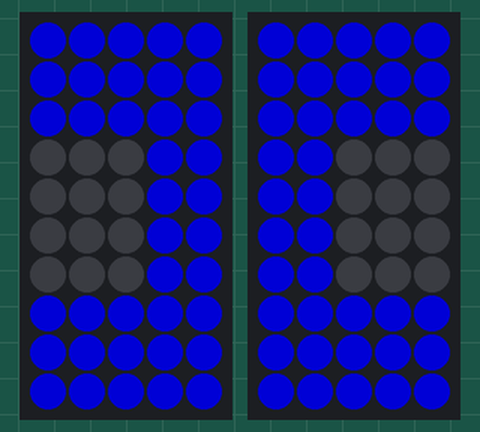
The sketch below on a simulated ESP8266 (NodeMCU). On the bench: 2 × 5×10 RGB LED matrix (first LED top left, wired row by row). Dim RGB values are drawn brighter than linear; random numbers use the default seed unless the sketch sets one.

Above: at 2.6 s.
At 25.3 s:
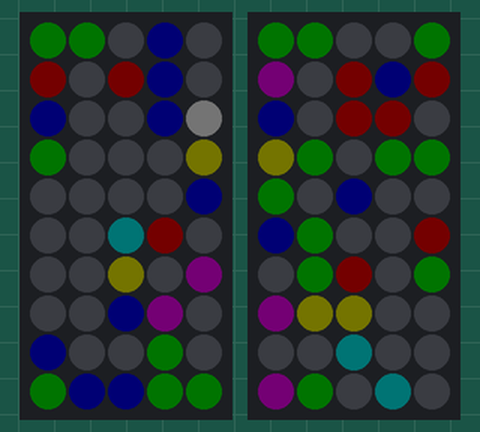
At 28.4 s:
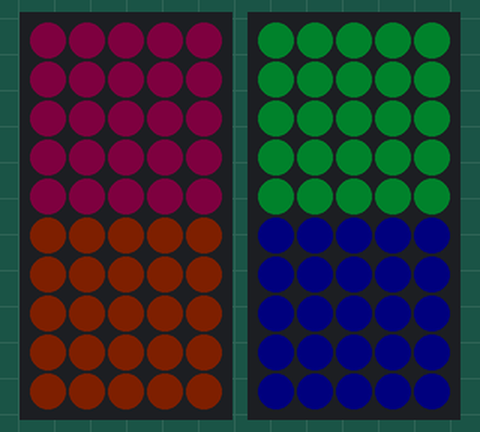
At 31.4 s:
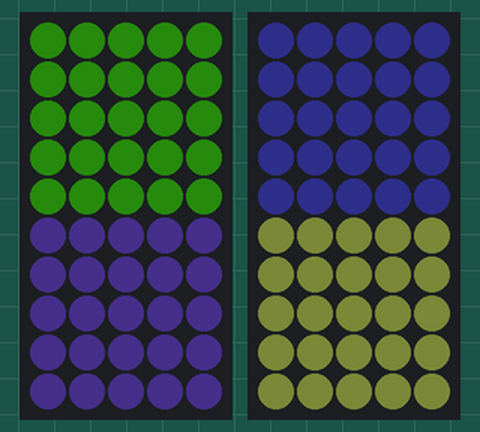
At 34.4 s:
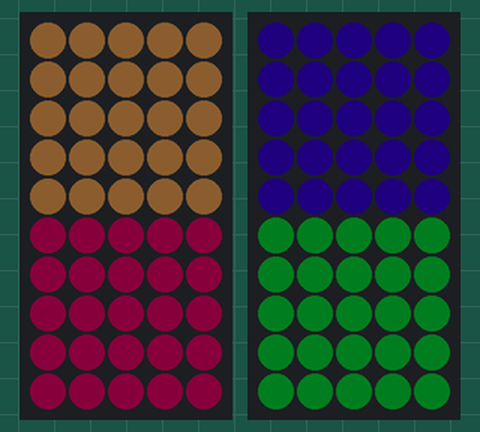
At 38.4 s:
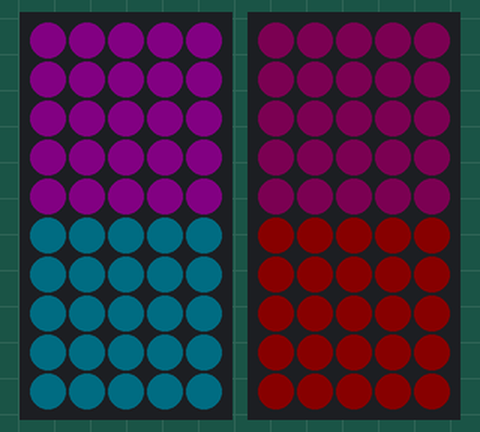

Measured:
- what the display in image 0 shows lasts 1.1 s, from 2.6 s to 3.7 s
- what the display in image 1 shows lasts 3.1 s, from 25.2 s to 28.3 s
- what the display in image 2 shows lasts 1.0 s, from 28.3 s to 29.3 s

The sketch:

led_board_new.ino
```cpp
#include <Adafruit_GFX.h>
#include <Adafruit_NeoPixel.h>
#include <Adafruit_NeoMatrix.h>

#define LEFT_PIN D5
#define RIGHT_PIN D6

int displayArray[10][10][3] = {{0, 0, 0}};

Adafruit_NeoMatrix leftMatrix = Adafruit_NeoMatrix(
  5,
  10,
  LEFT_PIN,
  NEO_MATRIX_BOTTOM  + NEO_MATRIX_LEFT +
  NEO_MATRIX_COLUMNS + NEO_MATRIX_ZIGZAG,
  NEO_GRB            + NEO_KHZ800);
Adafruit_NeoMatrix rightMatrix = Adafruit_NeoMatrix(
  5,
  10,
  RIGHT_PIN,
  NEO_MATRIX_TOP  + NEO_MATRIX_RIGHT +
  NEO_MATRIX_COLUMNS + NEO_MATRIX_ZIGZAG,
  NEO_GRB            + NEO_KHZ800);

void setup() {
  leftMatrix.begin();
  rightMatrix.begin();
  randomSeed(1989);
}

void changePixel(int x, int y, int r, int g, int b) {
  displayArray[x][y][0] = r;
  displayArray[x][y][1] = g;
  displayArray[x][y][2] = b;
}

void clearBoard() {
  for(int x = 0; x < 10; x++) {
    for(int y = 0; y < 10; y++) {
      changePixel(x, y, 0, 0, 0);
    }
  }
  displayBoard();
}

void displayBoard() {
  for(int x = 0; x < 10; x++){
    for(int y = 0; y < 10; y++) {
      int r = displayArray[x][y][0];
      int g = displayArray[x][y][1];
      int b = displayArray[x][y][2];
      if(x < 5) {
        leftMatrix.drawPixel(x, y, leftMatrix.Color(r, g, b));
      }
      else {
        rightMatrix.drawPixel(x-5, y, rightMatrix.Color(r, g, b));
      }
    }
  }
  leftMatrix.show();
  rightMatrix.show();
}


void drawSquares(int max_runs) {
  for(int count = 0; count < max_runs; count ++) {
    // Top left
  int r = random(80);
  int g = random(80);
  int b = random(80);
  for(int x = 0; x < 5; x++) {
    for(int y = 0; y < 5; y++) {
      changePixel(x, y, r, g, b);
    }
  }

  // Top right
  r = random(80);
  g = random(80);
  b = random(80);
  for(int x = 5; x < 10; x++) {
    for(int y = 0; y < 5; y++) {
      changePixel(x, y, r, g, b);
    }
  }


  // Bottom left
  r = random(80);
  g = random(80);
  b = random(80);
  for(int x = 0; x < 5; x++) {
    for(int y = 5; y < 10; y++) {
      changePixel(x, y, r, g, b);
    }
  }

  // Bottom right
  r = random(80);
  g = random(80);
  b = random(80);
  for(int x = 5; x < 10; x++) {
    for(int y = 5; y < 10; y++) {
      changePixel(x, y, r, g, b);
    }
  }

  // Display it
  displayBoard();
  delay(1000);
  }
}

void drawRandomColors(int max_runs) {
  for(int count = 0; count < max_runs; count ++) {
    for(int x = 0; x < 10; x++) {
      for(int y = 0; y < 10; y++) {
        changePixel(y, x, random(30), random(30), random(30));
        displayBoard();
        delay(50);
      }
    }
    delay(3000);
  }
}
void drawIBM() {
  for(int fadeNum = 0; fadeNum < 200; fadeNum ++){
    // I
    changePixel(0,0, 0, 0, fadeNum);
    changePixel(0,1, 0, 0, fadeNum);
    changePixel(0,2, 0, 0, fadeNum);
    changePixel(1,0, 0, 0, fadeNum);
    changePixel(1,1, 0, 0, fadeNum);
    changePixel(1,2, 0, 0, fadeNum);
    changePixel(2,0, 0, 0, fadeNum);
    changePixel(2,1, 0, 0, fadeNum);
    changePixel(2,2, 0, 0, fadeNum);
    changePixel(3,0, 0, 0, fadeNum);
    changePixel(3,1, 0, 0, fadeNum);
    changePixel(3,2, 0, 0, fadeNum);
    changePixel(4,0, 0, 0, fadeNum);
    changePixel(4,1, 0, 0, fadeNum);
    changePixel(4,2, 0, 0, fadeNum);
    changePixel(5,0, 0, 0, fadeNum);
    changePixel(5,1, 0, 0, fadeNum);
    changePixel(5,2, 0, 0, fadeNum);
    changePixel(6,0, 0, 0, fadeNum);
    changePixel(6,1, 0, 0, fadeNum);
    changePixel(6,2, 0, 0, fadeNum);
    changePixel(7,0, 0, 0, fadeNum);
    changePixel(7,1, 0, 0, fadeNum);
    changePixel(7,2, 0, 0, fadeNum);
    changePixel(8,0, 0, 0, fadeNum);
    changePixel(8,1, 0, 0, fadeNum);
    changePixel(8,2, 0, 0, fadeNum);
    changePixel(9,0, 0, 0, fadeNum);
    changePixel(9,1, 0, 0, fadeNum);
    changePixel(9,2, 0, 0, fadeNum);
    changePixel(3,3, 0, 0, fadeNum);
    changePixel(4,3, 0, 0, fadeNum);
    changePixel(5,3, 0, 0, fadeNum);
    changePixel(6,3, 0, 0, fadeNum);
    changePixel(3,4, 0, 0, fadeNum);
    changePixel(4,4, 0, 0, fadeNum);
    changePixel(5,4, 0, 0, fadeNum);
    changePixel(6,4, 0, 0, fadeNum);
    changePixel(3,5, 0, 0, fadeNum);
    changePixel(4,5, 0, 0, fadeNum);
    changePixel(5,5, 0, 0, fadeNum);
    changePixel(6,5, 0, 0, fadeNum);
    changePixel(3,6, 0, 0, fadeNum);
    changePixel(4,6, 0, 0, fadeNum);
    changePixel(5,6, 0, 0, fadeNum);
    changePixel(6,6, 0, 0, fadeNum);
    changePixel(0,7, 0, 0, fadeNum);
    changePixel(0,8, 0, 0, fadeNum);
    changePixel(0,9, 0, 0, fadeNum);
    changePixel(1,7, 0, 0, fadeNum);
    changePixel(1,8, 0, 0, fadeNum);
    changePixel(1,9, 0, 0, fadeNum);
    changePixel(2,7, 0, 0, fadeNum);
    changePixel(2,8, 0, 0, fadeNum);
    changePixel(2,9, 0, 0, fadeNum);
    changePixel(3,7, 0, 0, fadeNum);
    changePixel(3,8, 0, 0, fadeNum);
    changePixel(3,9, 0, 0, fadeNum);
    changePixel(4,7, 0, 0, fadeNum);
    changePixel(4,8, 0, 0, fadeNum);
    changePixel(4,9, 0, 0, fadeNum);
    changePixel(5,7, 0, 0, fadeNum);
    changePixel(5,8, 0, 0, fadeNum);
    changePixel(5,9, 0, 0, fadeNum);
    changePixel(6,7, 0, 0, fadeNum);
    changePixel(6,8, 0, 0, fadeNum);
    changePixel(6,9, 0, 0, fadeNum);
    changePixel(7,7, 0, 0, fadeNum);
    changePixel(7,8, 0, 0, fadeNum);
    changePixel(7,9, 0, 0, fadeNum);
    changePixel(8,7, 0, 0, fadeNum);
    changePixel(8,8, 0, 0, fadeNum);
    changePixel(8,9, 0, 0, fadeNum);
    changePixel(9,7, 0, 0, fadeNum);
    changePixel(9,8, 0, 0, fadeNum);
    changePixel(9,9, 0, 0, fadeNum);
    displayBoard();
    delay(10);
  }
  delay(1000);
  for(int fadeNum = 0; fadeNum < 200; fadeNum ++){
    // B
    for(int x = 0; x < 10; x++) {
      for(int y = 0; y < 10; y++) {
        changePixel(x, y, 0, 0, fadeNum);
      }
    }
    changePixel(8,0, 0, 0, 0);
    changePixel(9,0, 0, 0, 0);
    changePixel(9,4, 0, 0, 0);
    changePixel(9,5, 0, 0, 0);
    changePixel(9,9, 0, 0, 0);
    changePixel(2,2, 0, 0, 0);
    changePixel(3,2, 0, 0, 0);
    changePixel(4,2, 0, 0, 0);
    changePixel(5,2, 0, 0, 0);
    changePixel(6,2, 0, 0, 0);
    changePixel(2,3, 0, 0, 0);
    changePixel(3,3, 0, 0, 0);
    changePixel(4,3, 0, 0, 0);
    changePixel(5,3, 0, 0, 0);
    changePixel(2,6, 0, 0, 0);
    changePixel(3,6, 0, 0, 0);
    changePixel(4,6, 0, 0, 0);
    changePixel(5,6, 0, 0, 0);
    changePixel(6,6, 0, 0, 0);
    changePixel(7,6, 0, 0, 0);
    changePixel(2,7, 0, 0, 0);
    changePixel(3,7, 0, 0, 0);
    changePixel(4,7, 0, 0, 0);
    changePixel(5,7, 0, 0, 0);
    changePixel(6,7, 0, 0, 0);
    displayBoard();
    delay(10);
  }
  delay(1000);
  clearBoard();
  for(int fadeNum = 0; fadeNum < 200; fadeNum ++){
    // M
    for(int y = 0; y < 10; y++) {
      for(int x = 0; x < 3; x++) {
        changePixel(x, y, 0, 0, fadeNum);
      }
    }
    changePixel(3,2, 0, 0, fadeNum);
    changePixel(3,3, 0, 0, fadeNum);
    changePixel(3,4, 0, 0, fadeNum);
    changePixel(4,3, 0, 0, fadeNum);
    changePixel(4,4, 0, 0, fadeNum);
    changePixel(4,5, 0, 0, fadeNum);
    changePixel(5,3, 0, 0, fadeNum);
    changePixel(5,4, 0, 0, fadeNum);
    changePixel(5,5, 0, 0, fadeNum);
    changePixel(6,2, 0, 0, fadeNum);
    changePixel(6,3, 0, 0, fadeNum);
    changePixel(6,4, 0, 0, fadeNum);
    for(int y = 0; y < 10; y++) {
      for(int x = 7; x < 10; x++) {
        changePixel(x, y, 0, 0, fadeNum);
      }
    }
    displayBoard();
    delay(10);
  }
  delay(1000);
}

void drawWatson() {
  clearBoard();
  // Draw on
  changePixel(5, 0, 31, 154, 236);
  displayBoard();
  delay(80);
  changePixel(2, 1, 31, 154, 236);
  displayBoard();
  delay(80);
  changePixel(5, 1, 31, 154, 236);
  displayBoard();
  delay(80);
  changePixel(8, 1, 31, 154, 236);
  displayBoard();
  delay(80);
  changePixel(3, 2, 31, 154, 236);
  displayBoard();
  delay(80);
  changePixel(5, 2, 31, 154, 236);
  displayBoard();
  delay(80);
  changePixel(7, 2, 31, 154, 236);
  displayBoard();
  delay(80);
  changePixel(0, 3, 31, 154, 236);
  displayBoard();
  delay(80);
  changePixel(9, 3, 31, 154, 236);
  displayBoard();
  delay(80);
  changePixel(1, 4, 31, 154, 236);
  displayBoard();
  delay(80);
  changePixel(4, 4, 31, 154, 236);
  displayBoard();
  delay(80);
  changePixel(5, 4, 31, 154, 236);
  displayBoard();
  delay(80);
  changePixel(8, 4, 31, 154, 236);
  displayBoard();
  delay(80);
  changePixel(3, 5, 31, 154, 236);
  displayBoard();
  delay(80);
  changePixel(6, 5, 31, 154, 236);
  displayBoard();
  delay(80);
  changePixel(2, 6, 31, 154, 236);
  displayBoard();
  delay(80);
  changePixel(7, 6, 31, 154, 236);
  displayBoard();
  delay(80);
  changePixel(2, 7, 31, 154, 236);
  displayBoard();
  delay(80);
  changePixel(7, 7, 31, 154, 236);
  displayBoard();
  delay(80);
  changePixel(3, 8, 31, 154, 236);
  displayBoard();
  delay(80);
  changePixel(6, 8, 31, 154, 236);
  displayBoard();
  delay(80);
  changePixel(4, 9, 31, 154, 236);
  displayBoard();
  delay(80);
  changePixel(5, 9, 31, 154, 236);
  displayBoard();
  delay(80);

  // Pause
  delay(5000);

  // Draw out
  changePixel(5, 0, 0, 0, 0);
  displayBoard();
  delay(80);
  changePixel(2, 1, 0, 0, 0);
  displayBoard();
  delay(80);
  changePixel(5, 1, 0, 0, 0);
  displayBoard();
  delay(80);
  changePixel(8, 1, 0, 0, 0);
  displayBoard();
  delay(80);
  changePixel(3, 2, 0, 0, 0);
  displayBoard();
  delay(80);
  changePixel(5, 2, 0, 0, 0);
  displayBoard();
  delay(80);
  changePixel(7, 2, 0, 0, 0);
  displayBoard();
  delay(80);
  changePixel(0, 3, 0, 0, 0);
  displayBoard();
  delay(80);
  changePixel(9, 3, 0, 0, 0);
  displayBoard();
  delay(80);
  changePixel(1, 4, 0, 0, 0);
  displayBoard();
  delay(80);
  changePixel(4, 4, 0, 0, 0);
  displayBoard();
  delay(80);
  changePixel(5, 4, 0, 0, 0);
  displayBoard();
  delay(80);
  changePixel(8, 4, 0, 0, 0);
  displayBoard();
  delay(80);
  changePixel(3, 5, 0, 0, 0);
  displayBoard();
  delay(80);
  changePixel(6, 5, 0, 0, 0);
  displayBoard();
  delay(80);
  changePixel(2, 6, 0, 0, 0);
  displayBoard();
  delay(80);
  changePixel(7, 6, 0, 0, 0);
  displayBoard();
  delay(80);
  changePixel(2, 7, 0, 0, 0);
  displayBoard();
  delay(80);
  changePixel(7, 7, 0, 0, 0);
  displayBoard();
  delay(80);
  changePixel(3, 8, 0, 0, 0);
  displayBoard();
  delay(80);
  changePixel(6, 8, 0, 0, 0);
  displayBoard();
  delay(80);
  changePixel(4, 9, 0, 0, 0);
  displayBoard();
  delay(80);
  changePixel(5, 9, 0, 0, 0);
  displayBoard();
  delay(80);
}


void loop() {
  drawIBM();
  drawWatson();
  drawRandomColors(1);
  drawSquares(50);
}
```
